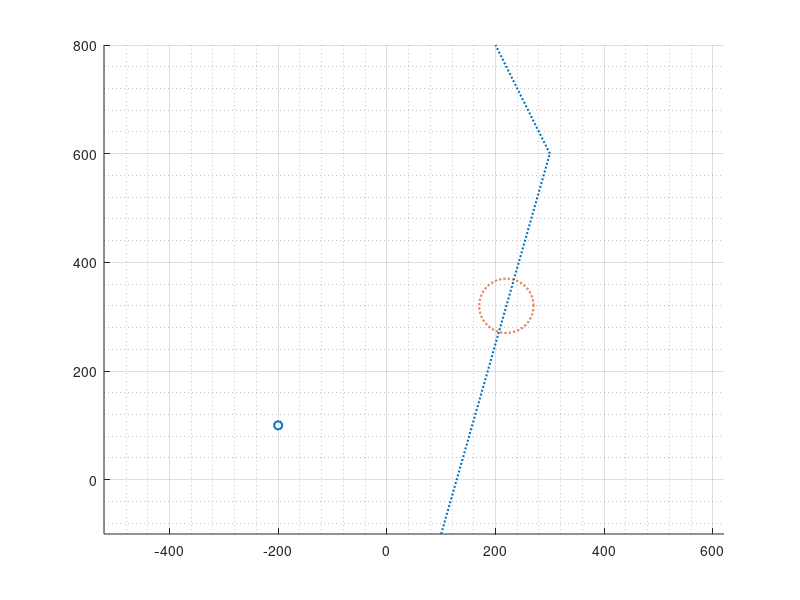

Recreate this plot in MATLAB. (Note: this script raises an error after producing the figure.)
clc; clear; close all;

dt = 0.001;
simTime = 75;


wpts = [
    100, -100;
    300, 600;
    200, 800;
    ];
nwpts = size(wpts, 1);

alpha1 = 0.6;
oCenter1 = wpts(1, :) + alpha1*(wpts(2, :) - wpts(1, :));
ro1 = 50;

alpha2 = 0.6;
oCenter2 = wpts(2, :) + alpha2*(wpts(3, :) - wpts(2, :));
ro2 = 20;


va = 20; %m/s
g = 9.81; %m/s^2
phiMax = pi/4;
psiDotMax = g*tan(phiMax)/va;

k1 = 5; 
k2 = 0.3;
k3 = 1.5;
k4 = 10/ro1;

p0 = [-200, 100]';
psi0 = pi/3;

figure;
hold on; grid on; grid minor; axis equal;
plot(wpts(:, 1), wpts(:, 2), "LineWidth", 1.5, "LineStyle", ":");

%obstacle
thetao = 0:0.01:2*pi;
xo = oCenter1(1) + ro1*cos(thetao);
yo = oCenter1(2) + ro1*sin(thetao);
plot(xo, yo, "LineWidth", 1.5, "LineStyle", "--");

% xo = oCenter2(1) + ro2*cos(thetao);
% yo = oCenter2(2) + ro2*sin(thetao);
% plot(xo, yo, "LineWidth", 1.5, "LineStyle", "--");


scatter(p0(1), p0(2), "LineWidth", 1.5);

state = zeros([6, simTime/dt + 1]);
state(:, 1) = [p0', psi0, 0, 0, 0]';

%line no. to follow
l = 1;
if(nwpts > 2)
    unitL1 = (wpts(2, :) - wpts(1, :))./norm(wpts(2, :) - wpts(1, :));
    unitL2 = (wpts(3, :) - wpts(2, :))./norm(wpts(3, :) - wpts(2, :));
    thetal = pi - cos(sum(unitL1.*unitL2));
    switchRadius = va/(psiDotMax*tan(thetal/2));
end

i = 2;
for t = dt:dt:simTime
    x = state(1, i-1); y = state(2, i - 1);
    psi = wrapToPi(state(3, i-1));

    if(nwpts > l + 1)
        if((x - wpts(l + 1, 1))^2 + (y - wpts(l + 1, 2))^2 - (switchRadius)^2 <= 0)
            l = l + 1;
            disp(l)
            if(nwpts > l + 1)
                unitL1 = (wpts(l + 1, :) - wpts(l, :))./norm(wpts(l + 1, :) - wpts(l, :));
                unitL2 = (wpts(l + 2, :) - wpts(l + 1, :))./norm(wpts(l + 2, :) - wpts(l + 1, :));
                thetal = pi - cos(sum(unitL1.*unitL2));
                switchRadius = va/(psiDotMax*tan(thetal/2));
            end
        end
    end
    x1 = wpts(l, 1); y1 = wpts(l, 2);
    x2 = wpts(l + 1, 1); y2 = wpts(l + 1, 2);

    unitLOS = [x2-x1, y2-y1]'./sqrt((x2 - x1)^2 + (y2 - y1)^2);
    thetaLOS = atan2(unitLOS(2), unitLOS(1));
    % disp(fprintf("thetaLOS: %f", thetaLOS))

    thetaP = atan2(y2 - y, x2 - x);
    
    d = cross([unitLOS', 0], [x - x1, y - y1, 0]);
    d = d(3);
    
    % disp(k1*(thetaP - psi));
    % disp(k2*(-d)*(thetaLOS - sign(d)*pi/2 - psi))
    psiDot = k1*wrapToPi(thetaP - psi) + k2*abs(d)*wrapToPi(thetaLOS - sign(d)*pi/2 - psi);
    % disp(psiDot)

    psiDot = max(min(psiDot, psiDotMax), -psiDotMax);
    
    state(4:6, i - 1) = [psiDot, thetaP, d]';
    
    psi = wrapToPi(psi + psiDot*dt);

    %Obstacle Avoidance Algorithm
    vo = oCenter1' - state(1:2, i - 1);
    vw = [x2, y2]' - state(1:2, i - 1);
    phivo = wrapToPi(atan2(vo(2), vo(1)) - atan2(vw(2), vw(1)));
    lvo = norm(vo);

    wtf = sech(k3*phivo)*sech(k4*(lvo - ro1));
    psi = psi*(1 - wtf) + (atan2(vw(2), vw(1)) + pi/2*W(phivo))*wtf;
    

    state(1:2, i) = state(1:2, i - 1) + [cos(psi), sin(psi)]'*va*dt;
    state(3, i) = psi;

    i = i + 1;
end

plot(state(1, :), state(2, :), "LineWidth", 1.5);
hold off;

figure;
hold on; grid on; grid minor;
plot(0:dt:simTime, state(3, :)*180/pi, "LineWidth", 1.5);
xlabel("Time[s]");
ylabel("\psi[deg]");
hold off;

figure;
hold on; grid on; grid minor;
plot(0:dt:simTime, state(4, :), "LineWidth", 1.5);
xlabel("Time[s]");
ylabel("\psi_D_o_t[rad/s]");
hold off;

figure;
hold on; grid on; grid minor;
plot(0:dt:simTime, state(5, :)*180/pi, "LineWidth", 1.5);
xlabel("Time[s]");
ylabel("\theta_P[deg]");
hold off;


function w = W(x)
    if(x == 0)
        w = 1;
    else
        w = -sign(x);
    end
end
